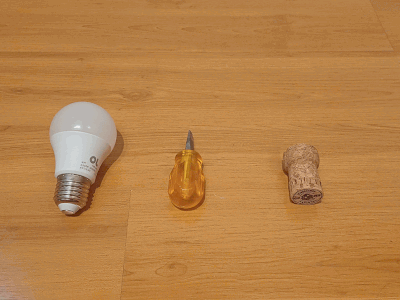
#> input picture EPs/presANIMATION400.gif, 400 x 300 px, given in place of 0001.png, which was not available; the run also reads 1 picture not shown here
$ jupyter execute --allow-errors 'EP3 - Parte 1.ipynb'   (older library calls are emulated)   (text cells are left out)
#> lines starting #> are read from the running program, lines starting #| are printed output that depends on the picture; after the words box and inside, x2 and y2 are one past the last pixel; in counts of white or black regions, pixels touching at a corner belong together; long printed decimals are rounded; pictures that were not available may be replaced by others from this repository, and a replacement may not be noted
[cell 1]
### EP3MAC0417/MAC5768
##################################################################
# AO PREENCHER ESSE CABEÇALHO COM O MEU NOME E O MEU NÚMERO USP, #
# DECLARO QUE SOU O ÚNICO AUTOR E RESPONSÁVEL PELA RESOLUÇÃO     #
# DESTE EP.                                                      #
# TODAS AS PARTES FORAM DESENVOLVIDAS E IMPLEMENTADAS POR MIM,   #
# SEGUINDO AS INSTRUÇÕES E QUE PORTANTO, NÃO CONSTITUEM          #
# DESONESTIDADE ACADÊMICA OU PLÁGIO.                             #
#                                                                #
# DECLARO TAMBÉM, QUE SOU RESPONSÁVEL POR TODAS AS CÓPIAS        #
# DESSE PROGRAMA, E QUE EU NÃO DISTRIBUI OU FACILITEI A          #
# SUA DISTRIBUIÇÃO. ESTOU CIENTE QUE OS CASOS DE PLÁGIO E        #
# DESONESTIDADE ACADÊMICA SERÃO TRATADOS SEGUNDO OS CRITÉRIOS    #
# DEFINIDOS NO CÓDIGO DE ÉTICA DA USP.                           #
#                                                                #
# ENTENDO QUE JUPYTER NOTEBOOKS SEM ASSINATURA NÃO SERÃO         #
# CORRIGIDOS E, AINDA ASSIM, PODERÃO SER PUNIDOS POR             #
# DESONESTIDADE ACADÊMICA.                                       #
#                                                                #
#                                                                #
# Nome: MARCUS VINICIUS FUGAGNOLI LARANJEIRA                     #
# NUSP: 5383459                                                  #
# Turma: MAC 0417/5768                                           #
# Prof.: Ronaldo Fumio Hashimoto                                 #
##################################################################

[cell 2]
import os
import random
import cv2
import numpy as np
import pandas as pd
import gc
import matplotlib.pyplot as plt
import matplotlib.image as mpimg
from skimage.measure import label, regionprops

[cell 3]
# Diretórios contendo as imagens. Por questões de gerenciamento de memória
# para 3600 imagens, dividimos em 2 blocos de 1800 imagens cada
diretorios_1 = ['.\\originalGrayDataset',
              '.\\augmentedDataset\\contrast_stretching',
              '.\\augmentedDataset\\exp_transform' ]
diretorios_2 = ['.\\augmentedDataset\\laplacian_img',
                '.\\augmentedDataset\\log_transform',
                '.\\augmentedDataset\\mean_img' ]

# Lista de nomes de imagens
imgs = [f"{i:04d}.png" for i in range(1, 601)]

# Gerar a lista completa de caminhos para as imagens.
imagens_1 = [os.path.join(diretorio, imagem) for diretorio in diretorios_1 for imagem in imgs]
imagens_2 = [os.path.join(diretorio, imagem) for diretorio in diretorios_2 for imagem in imgs]

[cell 4]
def deteccao_bordas_gradiente(imagem, tipo_kernel = 'sobel', limiar = 0.33, dim_kernel = 3):
    """Detecta bordas em uma imagem usando o gradiente.

    Parameters
    ----------
        tipo_kernel (str: Tipo de Kernel à ser utilizado, prewitt ou sobel. Default: sobel
        limiar (float): limiar para o Thresholding. Defaul 0.33
        dim_kernel (int): dimensão (quadrada) do kernel. Default: 3 (3x3)
    Returns
    -------
        numpy.ndarray: A imagem convertida em tons de cinza.
    """

    # Passo 1: Suavizar a imagem (opcional, dependendo do nível de ruído)
    imagem_suavizada = cv2.GaussianBlur(imagem, (dim_kernel, dim_kernel), 2.5)  # Suavização Gaussiana

    # Passo 2: Calcular a magnitude do gradiente
    if tipo_kernel == 'sobel':
        gx = cv2.Sobel(imagem_suavizada, cv2.CV_64F, 1, 0, ksize = dim_kernel)
        gy = cv2.Sobel(imagem_suavizada, cv2.CV_64F, 0, 1, ksize = dim_kernel)
    elif tipo_kernel == 'prewitt':
        gx = cv2.Sobel(imagem_suavizada, cv2.CV_64F, 1, 0, ksize = dim_kernel, scale = 1, delta = 0, borderType = cv2.BORDER_DEFAULT)
        gy = cv2.Sobel(imagem_suavizada, cv2.CV_64F, 0, 1, ksize = dim_kernel, scale = 1, delta = 0, borderType = cv2.BORDER_DEFAULT)
    else:
        raise ValueError("Tipo de kernel inválido. Escolha 'sobel' ou 'prewitt'.")

    magnitude = np.sqrt(gx ** 2 + gy **2)
    magnitude = magnitude / np.max(magnitude)  # Normalizar para o intervalo [0, 1]

    # Passo 3: Limiarizar a magnitude do gradiente
    limiar_absoluto = limiar * np.max(magnitude)
    imagem_bordas = (magnitude >= limiar_absoluto).astype(np.uint8) * 255

    return imagem_bordas

[cell 5]
def processar_imagem(imagem_path):
    """Processa imagem efetuando:
        - suavização com Gaussian Blur e detecção de bordas
        - cálculo da área dos contornos encontrados
        - traço dos contornos

    Parameters
    ----------
        None
    Returns
    -------
        Imagem processada, áreas e propriedades dos contornos
    """
    # Carregar a imagem
    imagem = cv2.imread(imagem_path, cv2.IMREAD_GRAYSCALE)

    # Verificar se a imagem foi carregada corretamente
    if imagem is None:
        print(f"Erro ao carregar a imagem: {imagem_path}")
        return None, [], []

    # 1. Suavização com Gaussian Blur e detecção de bordas
    imagem_suavizada = deteccao_bordas_gradiente(imagem, tipo_kernel = 'sobel', limiar = 0.15, dim_kernel = 7)

    # 2. Traçar contornos
    contornos, _ = cv2.findContours(imagem_suavizada, cv2.RETR_EXTERNAL, cv2.CHAIN_APPROX_SIMPLE)

    # 3. Calcular e armazenar a área de cada contorno
    areas = [cv2.contourArea(c) for c in contornos]

    # 4. Traçar apenas os 3 maiores contornos
    maiores_contornos = sorted(contornos, key=cv2.contourArea, reverse=True)[:3]
    imagem_contornada = cv2.cvtColor(imagem, cv2.COLOR_GRAY2BGR)  # Convertendo para BGR para desenhar contornos coloridos
    cv2.drawContours(imagem_contornada, maiores_contornos, -1, (255, 0, 0), 1)

    # Convertendo imagem_contornada para colorida
    imagem_contornada_colorida = cv2.cvtColor(imagem_contornada, cv2.COLOR_BGR2RGB)

    # Rótulo a imagem original com contornos desenhados para análise de propriedades
    label_img = label(imagem_suavizada, connectivity=2)
    props = regionprops(label_img)

    # Filtrar props com base nas áreas dos maiores contornos
    props_filtradas = [prop for prop in props if prop.area in areas]
    props_img = props_filtradas

    return imagem_contornada_colorida, areas, props_img

[cell 6]
def limpa_dir(directory):
    for filename in os.listdir(directory):
        file_path = os.path.join(directory, filename)
        try:
            # Remover link ou deletar o conteúdo (recursivo)
            if os.path.isfile(file_path) or os.path.islink(file_path):
                os.unlink(file_path)
            elif os.path.isdir(file_path):
                for root, dirs, files in os.walk(file_path, topdown = False):
                    for name in files:
                        os.remove(os.path.join(root, name))
                    for name in dirs:
                        os.rmdir(os.path.join(root, name))
                os.rmdir(file_path)
        except Exception as e:
            print(f'Erro ao deletar {file_path}. Motivo: {e}')

subdirs = ['originalGrayDataset',
           'contrast_stretching',
           'log_transform',
           'exp_transform',
           'laplacian_img',
           'mean_img']

pasta_destino = 'deteccaoBorda'
diretorios_destino = ['.\\' + pasta_destino + '\\']

for subdir in subdirs:
    diretorios_destino.append(os.path.join('.\\deteccaoBorda\\', subdir + '\\'))

for dir_dest in diretorios_destino:
    if os.path.exists(dir_dest):
        # Se o diretório existir, deletar todo o conteúdo dele
        limpa_dir(dir_dest)
        print(f'Diretório {dir_dest} já existia e seu conteúdo foi apagado com sucesso.')
    else:
        # Se o diretório não existir, crio o diretório
        os.makedirs(dir_dest)
        print(f'Diretório {dir_dest} criado com sucesso.')
#> pass 2 of the loop `for dir_dest in diretorios_destino:`:

[cell 7]
# Lista para armazenar todas as áreas e propriedades
todas_areas = []
todas_props = []

# Lista para armazenar dados para o CSV
dados_csv = []

# Processar cada imagem
#> (the rest of this cell did not finish here and is left out)

#> in processar_imagem, `imagem = cv2.imread(imagem_path, cv2.IMREAD_GRAYSCALE)`:
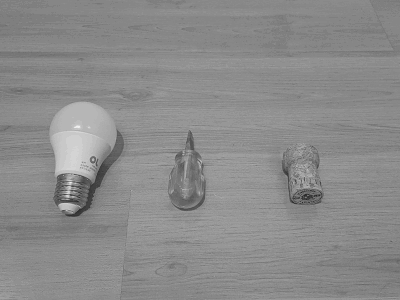
#> imagem: shape (300, 400); min 40, max 239, mean 138.9
#> in deteccao_bordas_gradiente, `gx = cv2.Sobel(imagem_suavizada, cv2.CV_64F, 1, 0, ksize = dim_kernel)`:
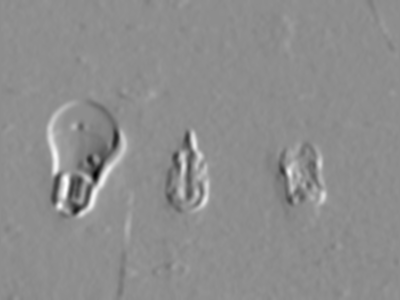
#> gx: shape (300, 400) float64; min -27895, max 22202, mean -1.3; drawn with min black and max white
#> in deteccao_bordas_gradiente, `gy = cv2.Sobel(imagem_suavizada, cv2.CV_64F, 0, 1, ksize = dim_kernel)`:
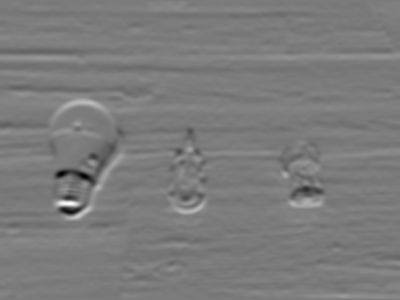
#> gy: shape (300, 400) float64; min -32517, max 34396, mean 40.5; drawn with min black and max white
#> in deteccao_bordas_gradiente, `magnitude = np.sqrt(gx ** 2 + gy **2)`:
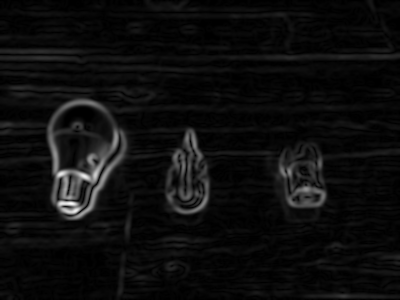
#> magnitude: shape (300, 400) float64; min 0, max 35871.4, mean 1934.3; drawn with min black and max white
#> in deteccao_bordas_gradiente, `limiar_absoluto = limiar * np.max(magnitude)`: limiar_absoluto = 0.15
#> in deteccao_bordas_gradiente, `imagem_bordas = (magnitude >= limiar_absoluto).astype(np.uint8) * 255`:
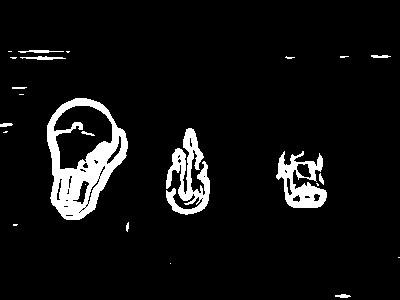
#> imagem_bordas: shape (300, 400); 6.7% white; 24 white regions (12 under 20 px)
#> in processar_imagem, `contornos, _ = cv2.findContours(imagem_suavizada, cv2.RETR_EXTERNAL, c..`: contornos = 22 contours, 13 with area under 20; largest, box (x1, y1, x2, y2) and area: (47, 98, 128, 220) 6826, (166, 128, 210, 215) 1570, (276, 151, 327, 208) 1544, (20, 56, 66, 60) 60, (18, 50, 64, 53) 41
#> in processar_imagem, `areas = [cv2.contourArea(c) for c in contornos]`: areas = [27.5, 0, 0, 3.5, 12, 2, 22, 1544.5, 2, 1569.5, 27, 6825.5, 0, 12.5, 4, 4.5, 6, 60, 27.5, 2, 0, 41]
#> in processar_imagem, `maiores_contornos = sorted(contornos, key=cv2.contourArea, reverse=Tru..`: maiores_contornos = 3 contours; box (x1, y1, x2, y2) and area: (47, 98, 128, 220) 6826, (166, 128, 210, 215) 1570, (276, 151, 327, 208) 1544
#> in processar_imagem, `cv2.drawContours(imagem_contornada, maiores_contornos, -1, (255, 0, 0)..`:
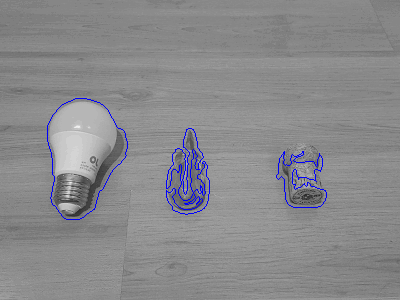
#> imagem_contornada: shape (300, 400, 3); mean B, G, R 140.1, 137.5, 137.5
#> in processar_imagem, `label_img = label(imagem_suavizada, connectivity=2)`:
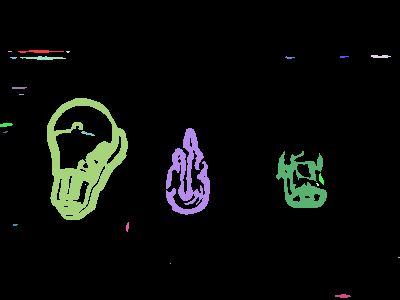
#> label_img: shape (300, 400) int64; 25 distinct labels, from 0 to 24; one colour per label, 0 black
#> in processar_imagem, `props = regionprops(label_img)`: props = 24 regions; largest, box (x1, y1, x2, y2) and area: (47, 98, 128, 220) 4203, (166, 128, 210, 215) 1851, (276, 151, 327, 208) 1450, (20, 56, 66, 60) 106, (18, 50, 64, 53) 87
#> in processar_imagem, `props_filtradas = [prop for prop in props if prop.area in areas]`: props_filtradas = 6 regions; box (x1, y1, x2, y2) and area: (0, 123, 13, 127) 41, (126, 222, 129, 232) 22, (66, 51, 70, 53) 6, (316, 183, 319, 186) 6, (8, 51, 12, 52) 4, (398, 257, 400, 258) 2
#> in processar_imagem, `props_img = props_filtradas`: props_img has the same summary as props_filtradas
#> `imagem_processada, areas, props_img = processar_imagem(imagem_path)`: props_img has the same summary as props_filtradas in processar_imagem
#> `areas_props_sorted = sorted(zip(areas, props_img), key=lambda x: x[0],..`: areas_props_sorted = 6 items
#> `maiores_areas_props = areas_props_sorted[:3]`: maiores_areas_props = 3 items
#> the loop `for idx, (area, prop) in enumerate(maiores_areas_props):` made 3 passes
#> (diameter, minor_axis) on pass 1: (4.47, 0)
#| Imagem: .\originalGrayDataset/0001.png - Área: 27.5, Diâmetro: 4.472, Menor: 0.0
#| Imagem: .\originalGrayDataset/0001.png - Área: 12.0, Diâmetro: 9.790, Menor: 2.785
#| Imagem: .\originalGrayDataset/0001.png - Área: 3.5, Diâmetro: 3.830, Menor: 1.886
#> pass 2 of the loop `for imagem_path in imagens_1:`:
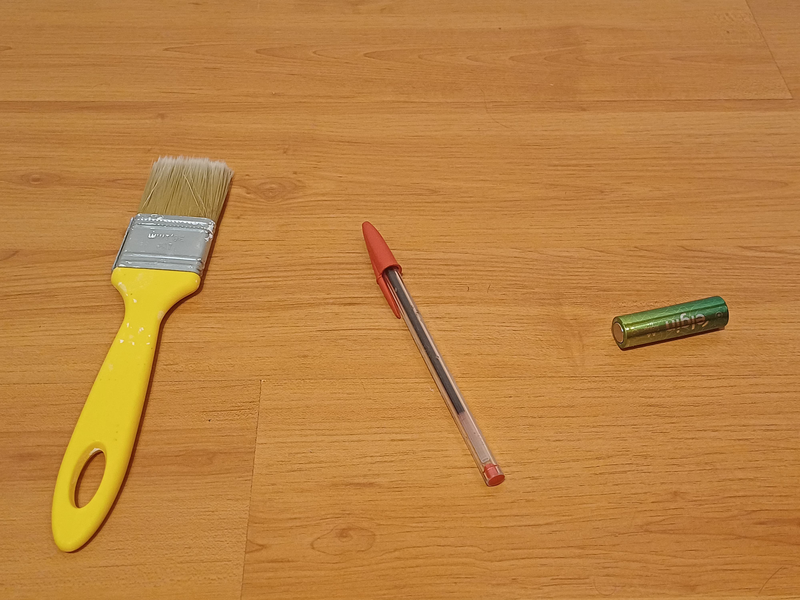
#> input picture EP/imagens/0111.png, 800 x 600 px, given in place of 0002.png, which was not available
#> imagem: shape (600, 800)
#> imagem_suavizada: shape (600, 800)
#> gx: shape (600, 800) float64
#> gy: shape (600, 800) float64
#> in deteccao_bordas_gradiente (call 2), `imagem_bordas = (magnitude >= limiar_absoluto).astype(np.uint8) * 255`:
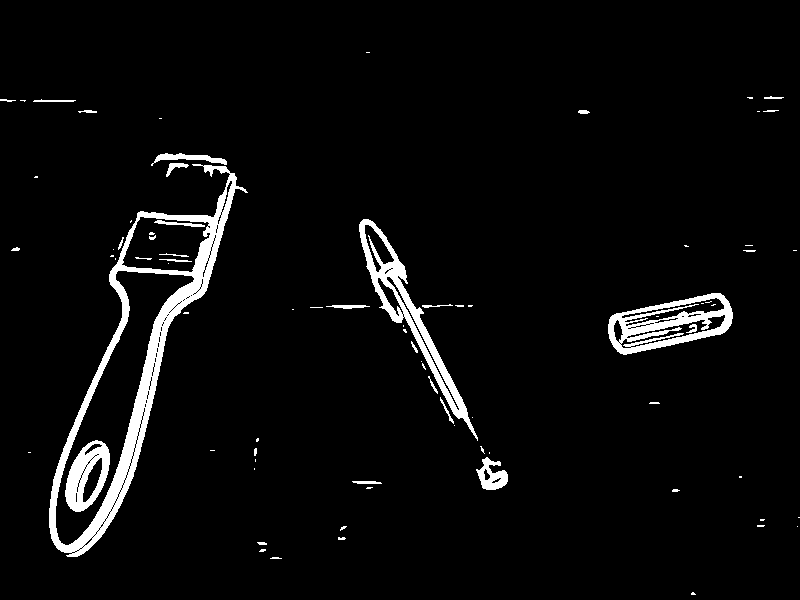
#> imagem_bordas: shape (600, 800); 4.4% white; 80 white regions (48 under 20 px)
#> contornos = 67 contours, 54 with area under 20; largest, box (x1, y1, x2, y2) and area: (49, 164, 248, 557) 24922, (608, 293, 733, 355) 4904, (359, 219, 478, 441) 4398, (476, 457, 508, 490) 567, (151, 153, 227, 166) 314
#> areas = 67 values, max 24922 at index 53, min 0 at index 5, mean 533.2
#> maiores_contornos = 3 contours; box (x1, y1, x2, y2) and area: (49, 164, 248, 557) 24922, (608, 293, 733, 355) 4904, (359, 219, 478, 441) 4398
#> imagem_contornada_colorida: shape (600, 800, 3)
#> in processar_imagem (call 2), `label_img = label(imagem_suavizada, connectivity=2)`:
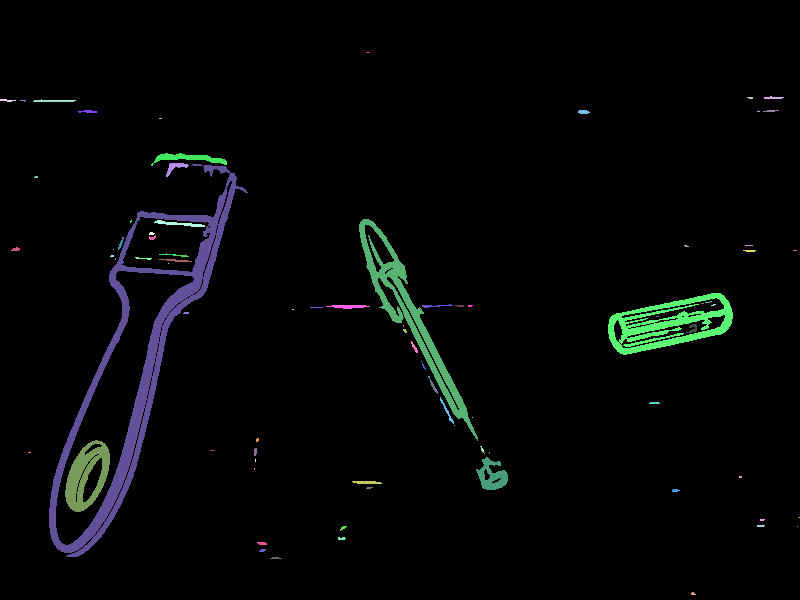
#> label_img: shape (600, 800) int64; 81 distinct labels, from 0 to 80; one colour per label, 0 black
#> props = 80 regions; largest, box (x1, y1, x2, y2) and area: (49, 164, 248, 557) 9957, (359, 219, 478, 441) 3625, (608, 293, 733, 355) 3360, (65, 440, 110, 512) 1711, (476, 457, 508, 490) 573
#> props_filtradas = 29 regions; largest, box (x1, y1, x2, y2) and area: (422, 363, 426, 370) 12, (183, 312, 189, 314) 11, (403, 329, 407, 333) 11, (366, 487, 373, 489) 11, (691, 592, 696, 595) 11
#> in processar_imagem (call 2), `props_img = props_filtradas`: props_img has the same summary as props_filtradas
#> `imagem_processada, areas, props_img = processar_imagem(imagem_path)`: props_img has the same summary as props_filtradas in processar_imagem
#> areas_props_sorted = 29 items
#> the loop `for idx, (area, prop) in enumerate(maiores_areas_props):` made 3 passes
#> (diameter, minor_axis) on passes 1 to 3: (5.19, 2.63), (5.27, 1.95), (5.27, 1.95)
#> (printed output is left out)
#> after the loop `for idx, (area, prop) in enumerate(maiores_areas_props):`: dados_csv = 6 items
    todas_areas.append(areas)
    todas_props.append(props_img)

    diretorio, nome_arquivo = os.path.split(imagem_path)
    nome_pasta = os.path.basename(diretorio)
    caminho_saida = os.path.join('.\\', pasta_destino, nome_pasta, nome_arquivo)
    cv2.imwrite(caminho_saida, cv2.cvtColor(imagem_processada, cv2.COLOR_BGR2RGB))

    # Ordenar áreas e props_img com base nas áreas dos contornos
    areas_props_sorted = sorted(zip(areas, props_img), key=lambda x: x[0], reverse=True)

    # Pegar as três maiores áreas e suas respectivas propriedades
    maiores_areas_props = areas_props_sorted[:3]

    # Garantir que tenhamos exatamente 3 entradas, preenchendo com valores vazios, se necessário
    while len(maiores_areas_props) < 3:
        maiores_areas_props.append((None, None))

    # Para cada uma das três maiores áreas, recuperar diâmetro e menor eixo
    for idx, (area, prop) in enumerate(maiores_areas_props):
        if area is not None and prop is not None:
            try:
                diameter = prop.major_axis_length  # Supondo que você queira o diâmetro
                minor_axis = prop.minor_axis_length  # Supondo que você queira o menor eixo
            except ValueError as e:
                print(f"Erro ao calcular propriedades: {e}")
                diameter = None
                minor_axis = None
        else:
            area = ''
            diameter = ''
            minor_axis = ''

        # Adicionar os dados para o CSV
        dados_csv.append({
            'Objeto': '',  # Preencha conforme necessário
            'Classe': '',  # Preencha conforme necessário
            'n_contorno': idx,
            'Área': f'{area:.2f}'.replace('.', ',') if area not in [None, ''] else '',
            'Diâmetro': f'{diameter:.15f}'.replace('.', ',') if diameter not in [None, ''] else '',
            'Minor': f'{minor_axis:.15f}'.replace('.', ',') if minor_axis not in [None, ''] else '',
            'Diretorio': diretorio,
            'Imagem': nome_arquivo
        })

        # Imprimir os dados
        print(f"Imagem: {imagem_path} - Área: {area}, Diâmetro: {diameter}, Menor: {minor_axis}")

    print()

    # Liberar a memória das variáveis da imagem processada
    del imagem_processada
    del areas
    del props_img

[cell 8]
# Criar um DataFrame com os dados e salvar em CSV
# Formato apropriado para abertuda e análise no Excel
df = pd.DataFrame(dados_csv)
#> df = table of 9 rows and 8 columns
df.to_csv('metadados_1_ep3.csv', sep=';', decimal=',', index=False, encoding='cp1252')

[cell 9]
# Exemplo de Imagem Processada
image_path = r'.\deteccaoBorda\contrast_stretching\0111.png'
image = mpimg.imread(image_path)
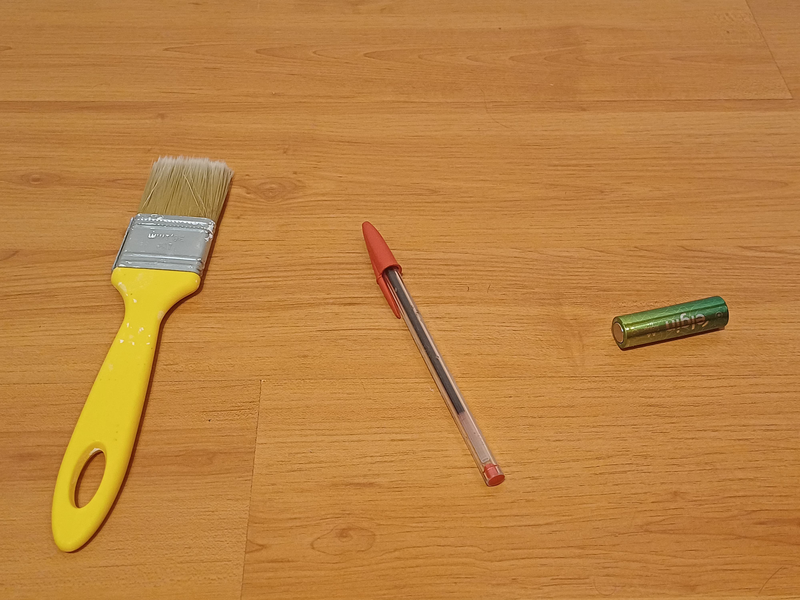
#> image: shape (600, 800, 3) float32; mean R, G, B 0.733, 0.509, 0.258

# Exibir a imagem
plt.figure(figsize=(12, 10))
plt.imshow(image)
plt.axis('off')
plt.title('Bordas Detectadas')
plt.show()
